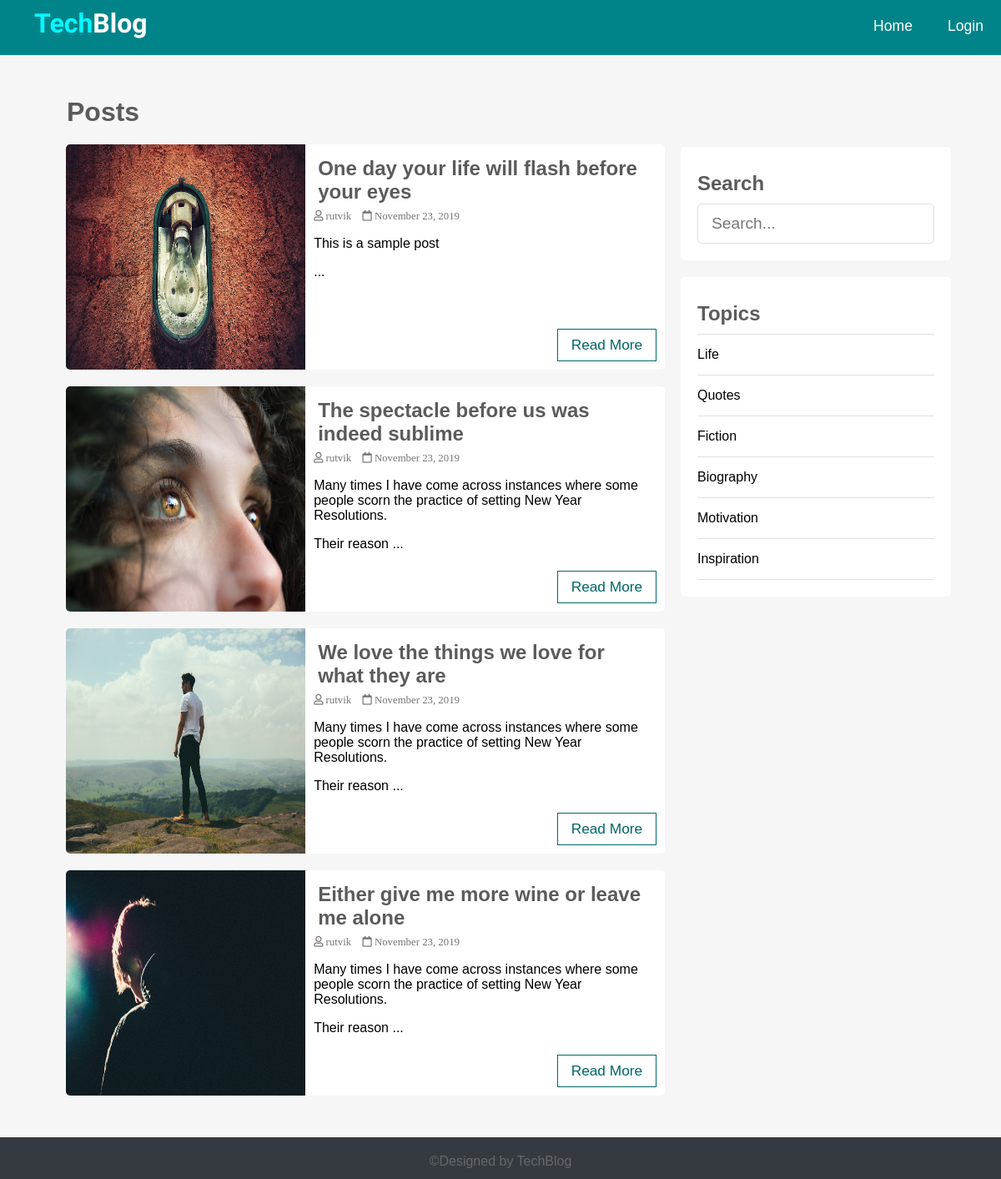
The page / on the database its author committed.
### tables this page shows
CREATE TABLE `posts` (
  `id` int(11) NOT NULL,
  `user_id` int(11) NOT NULL,
  `topic_id` int(11) DEFAULT NULL,
  `title` varchar(255) NOT NULL,
  `image` varchar(255) NOT NULL,
  `body` text NOT NULL,
  `published` tinyint(4) NOT NULL,
  `created_at` datetime NOT NULL DEFAULT current_timestamp()
);

CREATE TABLE `users` (
  `id` int(11) NOT NULL,
  `admin` tinyint(4) NOT NULL,
  `username` varchar(255) NOT NULL,
  `email` varchar(255) NOT NULL,
  `password` varchar(255) NOT NULL,
  `created_at` timestamp NOT NULL DEFAULT current_timestamp()
);

CREATE TABLE `topics` (
  `id` int(11) NOT NULL,
  `name` varchar(100) NOT NULL,
  `description` text NOT NULL
);

### app/database/db.php (called while the page is built, shortened)
<?php
require('connect.php');
function executeQuery($sql, $data)
{
    global $conn;
    $stmt = $conn->prepare($sql);
    $values = array_values($data);
    $types = str_repeat('s', count($values));
    $stmt->bind_param($types, ...$values);
    $stmt->execute();
    return $stmt;
}
function selectAll($table, $conditions = [])
{
    global $conn;
    $sql = "SELECT * FROM $table";
    if (empty($conditions)) {
        $stmt = $conn->prepare($sql);
        $stmt->execute();
        $records = $stmt->get_result()->fetch_all(MYSQLI_ASSOC);
        return $records;
    }
}
function getPublishedPosts()
{
    $sql = "SELECT p.*, u.username FROM posts AS p JOIN users AS u ON p.user_id=u.id WHERE p.published=?";
    $stmt = executeQuery($sql, ['published' => 1]);
    $records = $stmt->get_result()->fetch_all(MYSQLI_ASSOC);
    return $records;
}

### app/controllers/topics.php (called while the page is built, shortened)
<?php
include(ROOT_PATH . "/app/database/db.php");
$table = 'topics';
$topics = selectAll($table);

### index.php (the view, shortened to what this page needs)
<?php
include(ROOT_PATH . "/app/controllers/topics.php");
$posts = array();
$postsTitle = 'Posts';
if (isset($_GET['t_id'])) {
  $posts = getPostsByTopicId($_GET['t_id']);
  $postsTitle = "You searched for posts under '" . $_GET['name'] . "'";
} else if (isset($_POST['search-term'])) {
  $postsTitle = "You searched for '" . $_POST['search-term'] . "'";
  $posts = searchPosts($_POST['search-term']);
} else {
  $posts = getPublishedPosts();
}
?>
<!DOCTYPE html>
<html lang="en">
<head>
  <link rel="stylesheet" href="https://use.fontawesome.com/releases/v5.7.2/css/all.css"
>
  <link rel="stylesheet" href="assets/css/style.css">
</head>
<body>
  <?php include(ROOT_PATH . "/app/includes/header.php"); ?>
  <div class="page-wrapper">
    <div class="content clearfix">
      <div class="main-content">
        <h1 class="recent-post-title"><?php echo $postsTitle ?></h1>
        <?php foreach ($posts as $post): ?>
          <div class="post clearfix">
            <img src="<?php echo BASE_URL . '/assets/images/' . $post['image']; ?>" alt="" class="post-image">
            <div class="post-preview">
              <h2><a href="single.php?id=<?php echo $post['id']; ?>"><?php echo $post['title']; ?></a></h2>
              <i class="far fa-user"> <?php echo $post['username']; ?></i>
              <i class="far fa-calendar"> <?php echo date('F j, Y', strtotime($post['created_at'])); ?></i>
              <p class="preview-text">
                <?php echo html_entity_decode(substr($post['body'], 0, 150) . '...'); ?>
              </p>
              <a href="single.php?id=<?php echo $post['id']; ?>" class="btn read-more">Read More</a>
            </div>
          </div>
        <?php endforeach; ?>
      </div>
      <div class="sidebar">
        <div class="section search">
          <h2 class="section-title">Search</h2>
          <form action="index.php" method="post">
            <input type="text" name="search-term" class="text-input" placeholder="Search...">
          </form>
        </div>
        <div class="section topics">
          <h2 class="section-title">Topics</h2>
          <ul>
            <?php foreach ($topics as $key => $topic): ?>
              <li><a href="<?php echo BASE_URL . '/index.php?t_id=' . $topic['id'] . '&name=' . $topic['name'] ?>"><?php echo $topic['name']; ?></a></li>
            <?php endforeach; ?>
          </ul>
        </div>
      </div>
    </div>
  </div>
  <?php include(ROOT_PATH . "/app/includes/footer.php"); ?>
</body>
</html>

### assets/css/style.css (style rules this page uses)
* { box-sizing: border-box; }
html, body { height: 100%; padding: 0px; margin: 0px; background: #f6f6f6; font-family: "Gill Sans", sans-serif; }
h1, h2, h3, h4, h5, h6 { font-family: "Gill Sans", sans-serif; color: #5c5b5b; margin: 5px; }
a { text-decoration: none; color: inherit; }
.clearfix::after { content: ""; display: block; clear: both; }
.btn { padding: 0.5rem 1rem; background: #006669; color: white; border: 1px solid transparent; border-radius: 0.25rem; font-size: 1.08em; font-family: "Gill Sans", sans-serif; }
.text-input { padding: 0.7rem 1rem; display: block; width: 100%; border-radius: 5px; border: 1px solid #e0e0e0; outline: none; color: #444; line-height: 1.5rem; font-size: 1.2em; font-family: "Gill Sans", sans-serif; }
.page-wrapper { min-height: 100%; }
.content { width: 90%; margin: 30px auto 30px; }
.content .main-content { width: 70%; float: left; }
.content .main-content .post { width: 95%; height: 270px; margin: 20px auto; border-radius: 5px; background: white; position: relative; }
.content .main-content .post .post-preview i { color: #757575; font-size: 0.8em; }
.content .main-content .post .preview-text { line-height: 1.5em; font-size: 1.03em; color: #444; }
.content .main-content .post .read-more { position: absolute; bottom: 10px; right: 10px; border: 1px solid #006669; background: transparent; border-radius: 0px; color: #006669 !important; }
.content .main-content .post .post-image { width: 40%; height: 100%; float: left; border-top-left-radius: 5px; border-bottom-left-radius: 5px; }
.content .main-content .post .post-preview { width: 60%; padding: 10px; float: right; }
.content .main-content .recent-post-title { margin: 20px; }
.content .sidebar { width: 30%; float: left; }
.content .sidebar .section { background: white; padding: 20px; border-radius: 5px; margin-bottom: 20px; }
.content .sidebar .section .section-title { margin: 10px 0px 10px 0px; }
.content .sidebar .section.search { margin-top: 80px; }
.content .sidebar .section.topics ul { margin: 0px; padding: 0px; list-style: none; border-top: 1px solid #e0e0e0; }
.content .sidebar .section.topics ul li a { display: block; padding: 15px 0px 15px 0px; border-bottom: 1px solid #e0e0e0; transition: all 0.3s; }

### rows shown on the page
posts: image (picture), title "One day your life will flash before your eyes", user.username "rutvik", created_at "November 23, 2019", body "This is a sample post ..."
posts: image (picture), title "The spectacle before us was indeed sublime", user.username "rutvik", created_at "November 23, 2019", body "Many times I have come across instances where some people scorn the practice of setting New Year Resolutions. Their reason ..."
posts: image (picture), title "We love the things we love for what they are", user.username "rutvik", created_at "November 23, 2019", body "Many times I have come across instances where some people scorn the practice of setting New Year Resolutions. Their reason ..."
posts: image (picture), title "Either give me more wine or leave me alone", user.username "rutvik", created_at "November 23, 2019", body "Many times I have come across instances where some people scorn the practice of setting New Year Resolutions. Their reason ..."
topics: name "Life"
topics: name "Quotes"
topics: name "Fiction"
topics: name "Biography"
topics: name "Motivation"
topics: name "Inspiration"

### other values the page prints
$postsTitle "Posts"
